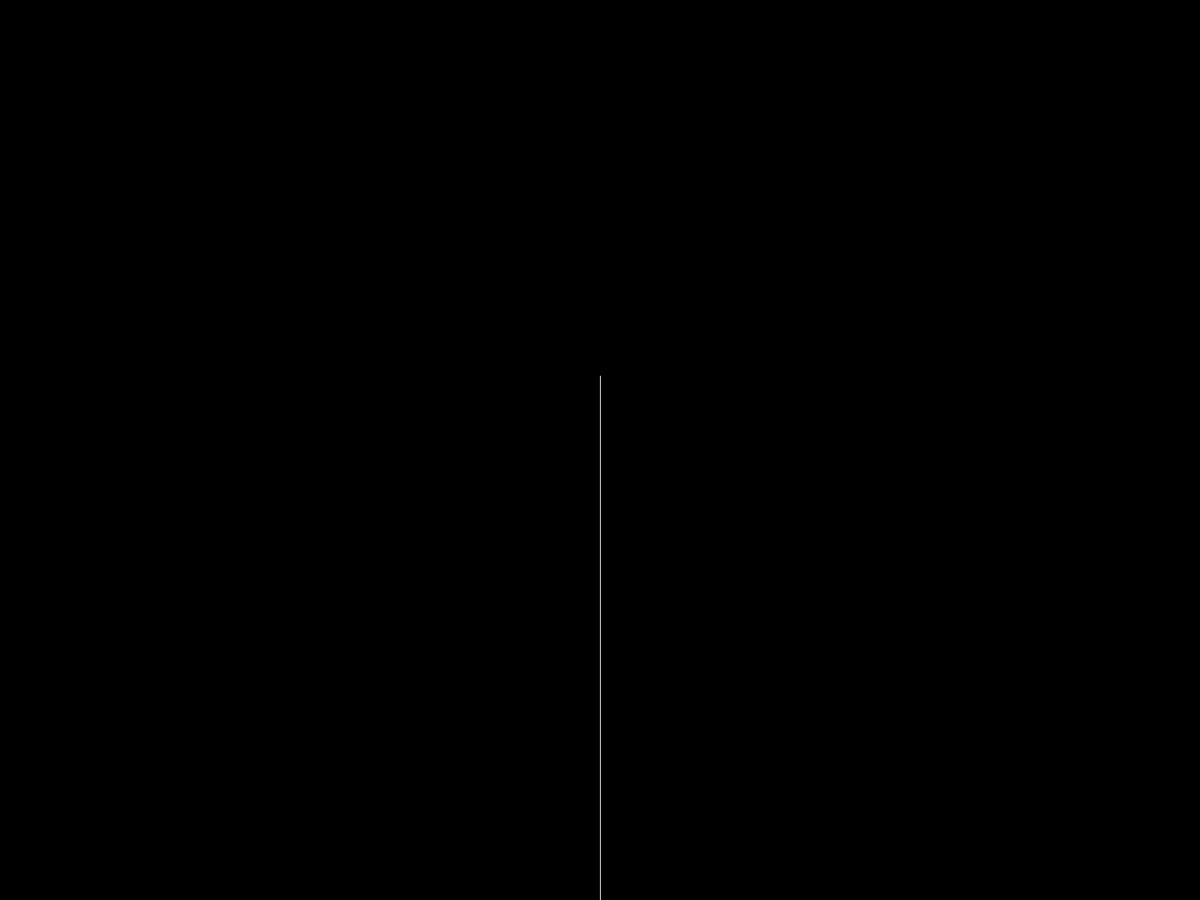
Frame 1 (no input)
Frame 60 (the mouse pressed at the canvas centre just before this capture): identical to frame 1, image omitted
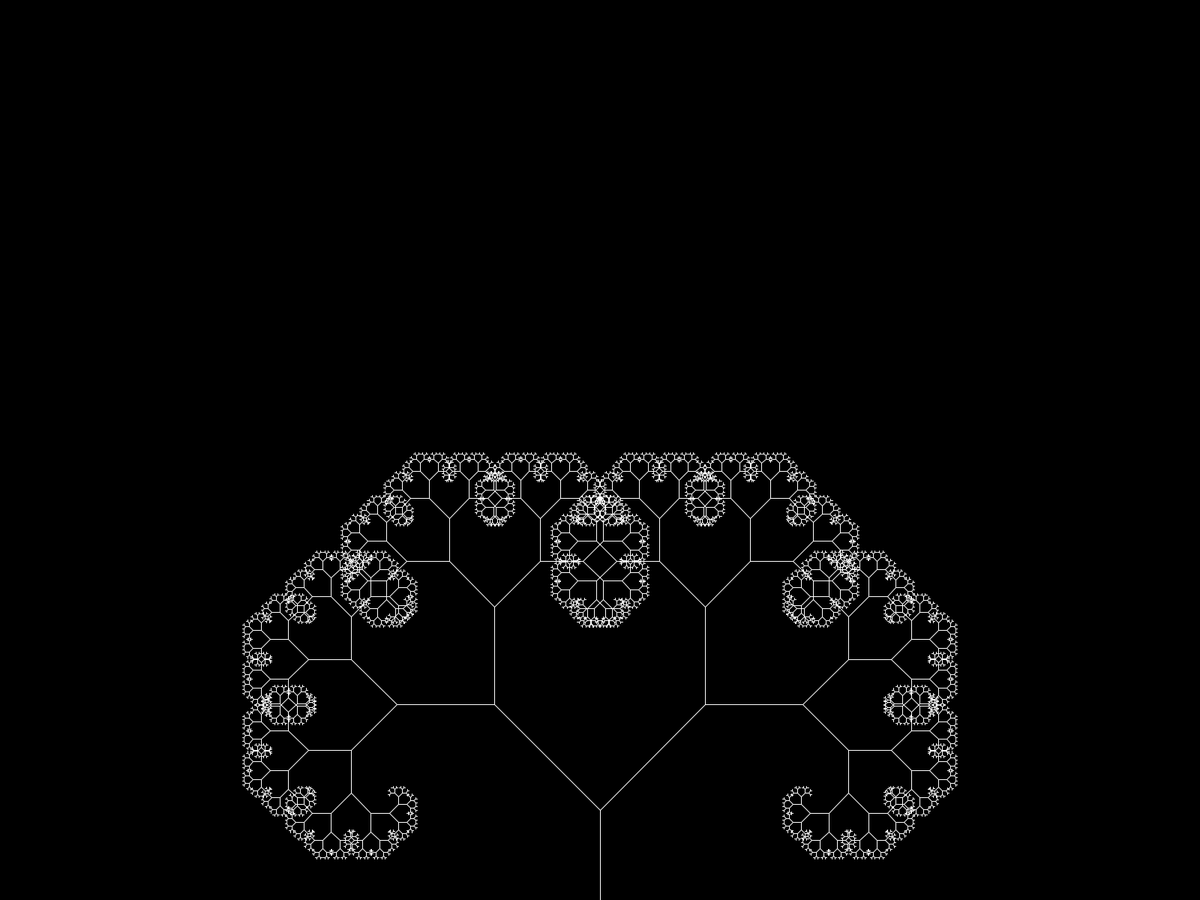
Frame 120 (the mouse held since frame 60 and released just before this capture)

The Processing sketch that drew these frames (run headless with seeded random() and noise(); from frame 60 on, the mouse is pressed at the canvas centre):

// Processing sketch: LSystem_Tree
// ── LSystem_Tree.pde
float theta;   

void setup() {
  //size(640, 360);
  fullScreen();
}

void draw() {
  background(0);
  frameRate(30);
  stroke(255);
  // Let's pick an angle 0 to 90 degrees based on the mouse position
  float a = (mouseX / (float) width) * 90f;
  // Convert it to radians
  theta = radians(a);
  // Start the tree from the bottom of the screen
  translate(width/2,height);
  // Draw a line 120 pixels
  line(0,0,0,-120);
  // Move to the end of that line
  translate(0,-120);
  // Start the recursive branching!
  branch(300);

}

void branch(float h) {
  // Each branch will be 2/3rds the size of the previous one
  h *= 0.66;
  
  // All recursive functions must have an exit condition!!!!
  // Here, ours is when the length of the branch is 2 pixels or less
  if (h > 2) {
    pushMatrix();    // Save the current state of transformation (i.e. where are we now)
    rotate(theta);   // Rotate by theta
    line(0, 0, 0, -h);  // Draw the branch
    translate(0, -h); // Move to the end of the branch
    branch(h);       // Ok, now call myself to draw two new branches!!
    popMatrix();     // Whenever we get back here, we "pop" in order to restore the previous matrix state
    
    // Repeat the same thing, only branch off to the "left" this time!
    pushMatrix();
    rotate(-theta);
    line(0, 0, 0, -h);
    translate(0, -h);
    branch(h);
    popMatrix();
  }
}
